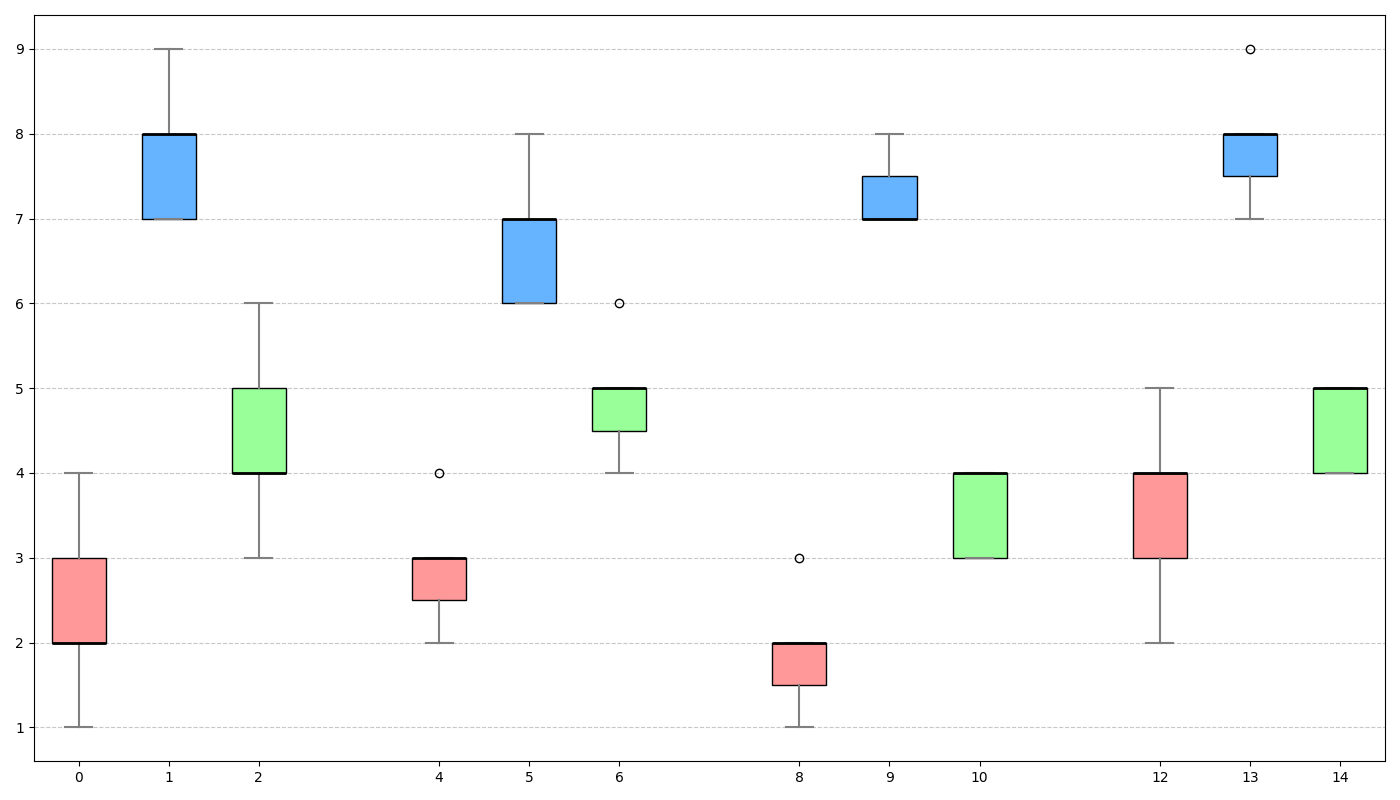

Write the Python code that produced this figure.
import matplotlib.pyplot as plt
import numpy as np

professions = ['Office Workers', 'Physical Laborers', 'Students']

office_worker_hours = [
    [2, 3, 4, 1, 2, 2, 3],
    [3, 2, 4, 3, 3, 2, 3],
    [1, 2, 2, 2, 1, 3, 2],
    [3, 4, 5, 2, 3, 4, 4]
]

physical_laborer_hours = [
    [7, 8, 7, 8, 9, 8, 7],
    [6, 7, 6, 8, 7, 7, 6],
    [7, 7, 8, 7, 8, 7, 7],
    [7, 8, 8, 9, 7, 8, 8]
]

student_hours = [
    [4, 5, 3, 5, 4, 6, 4],
    [5, 4, 5, 5, 4, 6, 5],
    [3, 4, 4, 3, 4, 4, 3],
    [4, 5, 5, 4, 5, 5, 4]
]

data = [office_worker_hours, physical_laborer_hours, student_hours]

fig, ax = plt.subplots(figsize=(14, 8))

positions = np.arange(len(data[0])) * (len(professions) + 1)
colors = ['#ff9999', '#66b3ff', '#99ff99']

for i, hours in enumerate(data):
    pos = positions + i
    bp = ax.boxplot(hours, positions=pos, widths=0.6, patch_artist=True)

    for patch in bp['boxes']:
        patch.set_facecolor(colors[i])
    for whisker in bp['whiskers']:
        whisker.set(color='gray', linewidth=1.5)
    for cap in bp['caps']:
        cap.set(color='gray', linewidth=1.5)
    for median in bp['medians']:
        median.set(color='black', linewidth=2)

ax.grid(axis='y', linestyle='--', alpha=0.7)

plt.tight_layout()

plt.show()
